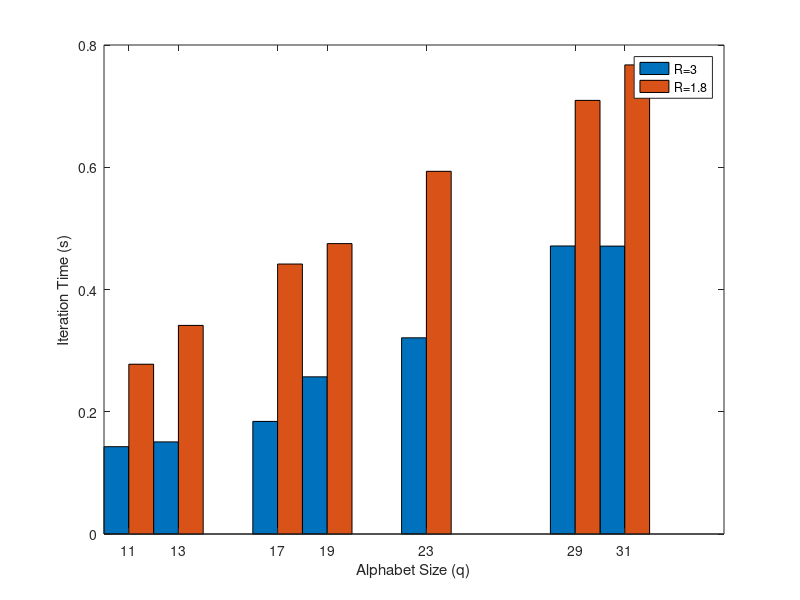

Write the MATLAB code that produced this figure.
q = [11 13 17 19 23 29 31];

T_i_30 = [0.1428571429 0.1506849315 0.1842105263 0.2571428571 0.3209876543 0.4712041885 0.4709677419];
T_i_16 = [0.2777777778 0.3412698413 0.4416666667 0.4751131222 0.5933609959 0.7094017094 0.7674418605];

bar(q,[T_i_30;T_i_16]',1)
legend('R=3','R=1.8')

xlabel('Alphabet Size (q)')
ylabel('Iteration Time (s)')